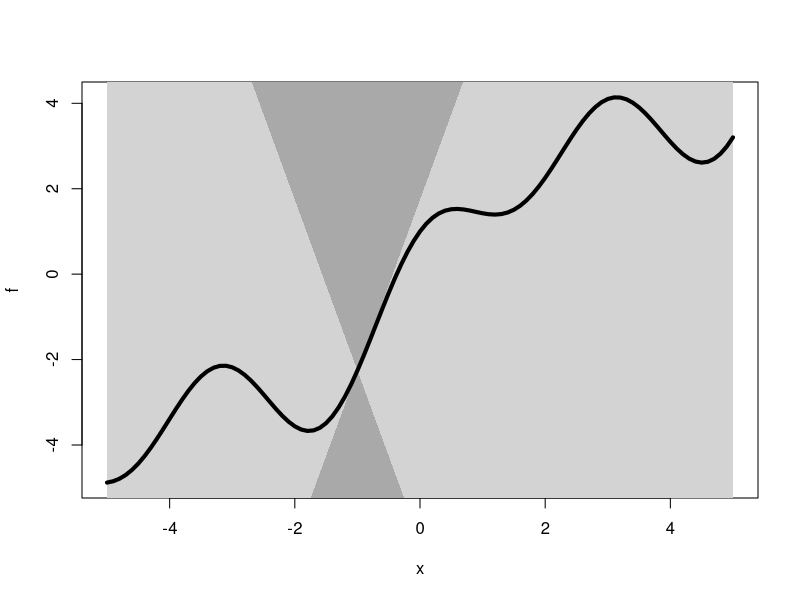

Recreate this plot in R.
# Graph to illustrate Lipschitz

pdf(file="Lipschitz.pdf",width=7,height=3.5)

K <- 4

x0 <- -5
x2 <- 5

f <- function(x) x+sin(x)+cos(2*x)

plot(f,from=x0,to=x2)

x1 <- -1
f1 <- f(x1)

df0 <- (x1-x0)*K
df2 <- (x2-x1)*K

polygon(c(x1,x2,x2),f1+c(0,1,-1)*df2,col="lightgray",border=NA)
polygon(c(x1,x0,x0),f1+c(0,1,-1)*df0,col="lightgray",border=NA)

polygon(c(x1,x0,x2),f1+c(0,df0,df2),col="darkgray",border=NA)
polygon(c(x1,x0,x2),f1-c(0,df0,df2),col="darkgray",border=NA)

plot(f,from=x0,to=x2,add=TRUE,lwd=4)
dev.off()
